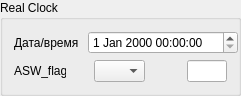
  <widget class="QGroupBox" name="groupBox_5">
   <property name="geometry">
    <rect>
     <x>490</x>
     <y>20</y>
     <width>241</width>
     <height>79</height>
    </rect>
   </property>
   <property name="minimumSize">
    <size>
     <width>200</width>
     <height>0</height>
    </size>
   </property>
   <property name="title">
    <string>Real Clock</string>
   </property>
   <layout class="QGridLayout" name="gridLayout_7">
    <item row="0" column="0" colspan="2">
     <widget class="QLabel" name="label_32">
      <property name="minimumSize">
       <size>
        <width>70</width>
        <height>0</height>
       </size>
      </property>
      <property name="text">
       <string>Дата/время</string>
      </property>
     </widget>
    </item>
    <item row="0" column="2" colspan="4">
     <widget class="QDateTimeEdit" name="dateTimeEdit_realClock">
      <property name="minimumSize">
       <size>
        <width>150</width>
        <height>0</height>
       </size>
      </property>
      <property name="maximumSize">
       <size>
        <width>70</width>
        <height>16777215</height>
       </size>
      </property>
     </widget>
    </item>
    <item row="1" column="0">
     <widget class="QLabel" name="label_33">
      <property name="text">
       <string>ASW_flag</string>
      </property>
     </widget>
    </item>
    <item row="1" column="3">
     <widget class="QComboBox" name="comboBox_ASW_flag">
      <property name="minimumSize">
       <size>
        <width>50</width>
        <height>0</height>
       </size>
      </property>
      <property name="maximumSize">
       <size>
        <width>100</width>
        <height>16777215</height>
       </size>
      </property>
     </widget>
    </item>
    <item row="1" column="5">
     <widget class="QLineEdit" name="lineEdit_ASW_flagHex">
      <property name="maximumSize">
       <size>
        <width>50</width>
        <height>16777215</height>
       </size>
      </property>
     </widget>
    </item>
    <item row="1" column="4">
     <spacer name="horizontalSpacer">
      <property name="orientation">
       <enum>Qt::Horizontal</enum>
      </property>
      <property name="sizeHint" stdset="0">
       <size>
        <width>41</width>
        <height>20</height>
       </size>
      </property>
     </spacer>
    </item>
   </layout>
  </widget>
